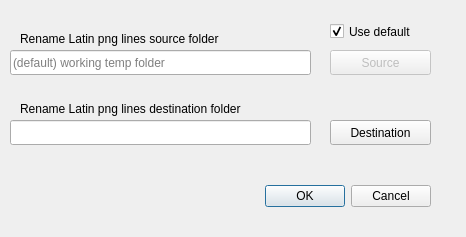
<?xml version="1.0" encoding="UTF-8"?>
<ui version="4.0">
 <class>latinrenamelinespngDialog</class>
 <widget class="QDialog" name="latinrenamelinespngDialog">
  <property name="windowModality">
   <enum>Qt::ApplicationModal</enum>
  </property>
  <property name="geometry">
   <rect>
    <x>0</x>
    <y>0</y>
    <width>466</width>
    <height>237</height>
   </rect>
  </property>
  <property name="windowTitle">
   <string>Rename Latin png lines</string>
  </property>
  <property name="windowOpacity">
   <double>5.000000000000000</double>
  </property>
  <widget class="QDialogButtonBox" name="buttonBox">
   <property name="geometry">
    <rect>
     <x>260</x>
     <y>180</y>
     <width>171</width>
     <height>32</height>
    </rect>
   </property>
   <property name="orientation">
    <enum>Qt::Horizontal</enum>
   </property>
   <property name="standardButtons">
    <set>QDialogButtonBox::Cancel|QDialogButtonBox::Ok</set>
   </property>
  </widget>
  <widget class="QLineEdit" name="SourceLineEdit">
   <property name="geometry">
    <rect>
     <x>10</x>
     <y>50</y>
     <width>301</width>
     <height>25</height>
    </rect>
   </property>
   <property name="placeholderText">
    <string>(default) working temp folder</string>
   </property>
  </widget>
  <widget class="QPushButton" name="SourceButton">
   <property name="enabled">
    <bool>false</bool>
   </property>
   <property name="geometry">
    <rect>
     <x>330</x>
     <y>50</y>
     <width>101</width>
     <height>25</height>
    </rect>
   </property>
   <property name="text">
    <string>Source</string>
   </property>
   <property name="icon">
    <iconset resource="../UI_Icons.qrc">
     <normaloff>:/Icons/Icons/png-file.png</normaloff>:/Icons/Icons/png-file.png</iconset>
   </property>
  </widget>
  <widget class="QPushButton" name="DestinationButton">
   <property name="geometry">
    <rect>
     <x>330</x>
     <y>120</y>
     <width>101</width>
     <height>25</height>
    </rect>
   </property>
   <property name="text">
    <string>Destination</string>
   </property>
   <property name="icon">
    <iconset resource="../UI_Icons.qrc">
     <normaloff>:/Icons/Icons/png-file.png</normaloff>:/Icons/Icons/png-file.png</iconset>
   </property>
  </widget>
  <widget class="QLineEdit" name="DestinationLineEdit">
   <property name="geometry">
    <rect>
     <x>10</x>
     <y>120</y>
     <width>301</width>
     <height>25</height>
    </rect>
   </property>
  </widget>
  <widget class="QLabel" name="SourceLabel">
   <property name="geometry">
    <rect>
     <x>20</x>
     <y>30</y>
     <width>261</width>
     <height>17</height>
    </rect>
   </property>
   <property name="text">
    <string>Rename Latin png lines source folder</string>
   </property>
  </widget>
  <widget class="QLabel" name="DestinationLabel">
   <property name="geometry">
    <rect>
     <x>20</x>
     <y>100</y>
     <width>291</width>
     <height>17</height>
    </rect>
   </property>
   <property name="text">
    <string>Rename Latin png lines destination folder</string>
   </property>
  </widget>
  <widget class="QCheckBox" name="defaultsrcBox">
   <property name="geometry">
    <rect>
     <x>330</x>
     <y>20</y>
     <width>101</width>
     <height>23</height>
    </rect>
   </property>
   <property name="text">
    <string>Use default</string>
   </property>
   <property name="checked">
    <bool>true</bool>
   </property>
  </widget>
 </widget>
 <resources>
  <include location="../UI_Icons.qrc"/>
 </resources>
 <connections>
  <connection>
   <sender>buttonBox</sender>
   <signal>accepted()</signal>
   <receiver>latinrenamelinespngDialog</receiver>
   <slot>accept()</slot>
   <hints>
    <hint type="sourcelabel">
     <x>248</x>
     <y>254</y>
    </hint>
    <hint type="destinationlabel">
     <x>157</x>
     <y>274</y>
    </hint>
   </hints>
  </connection>
  <connection>
   <sender>buttonBox</sender>
   <signal>rejected()</signal>
   <receiver>latinrenamelinespngDialog</receiver>
   <slot>reject()</slot>
   <hints>
    <hint type="sourcelabel">
     <x>316</x>
     <y>260</y>
    </hint>
    <hint type="destinationlabel">
     <x>286</x>
     <y>274</y>
    </hint>
   </hints>
  </connection>
 </connections>
</ui>
